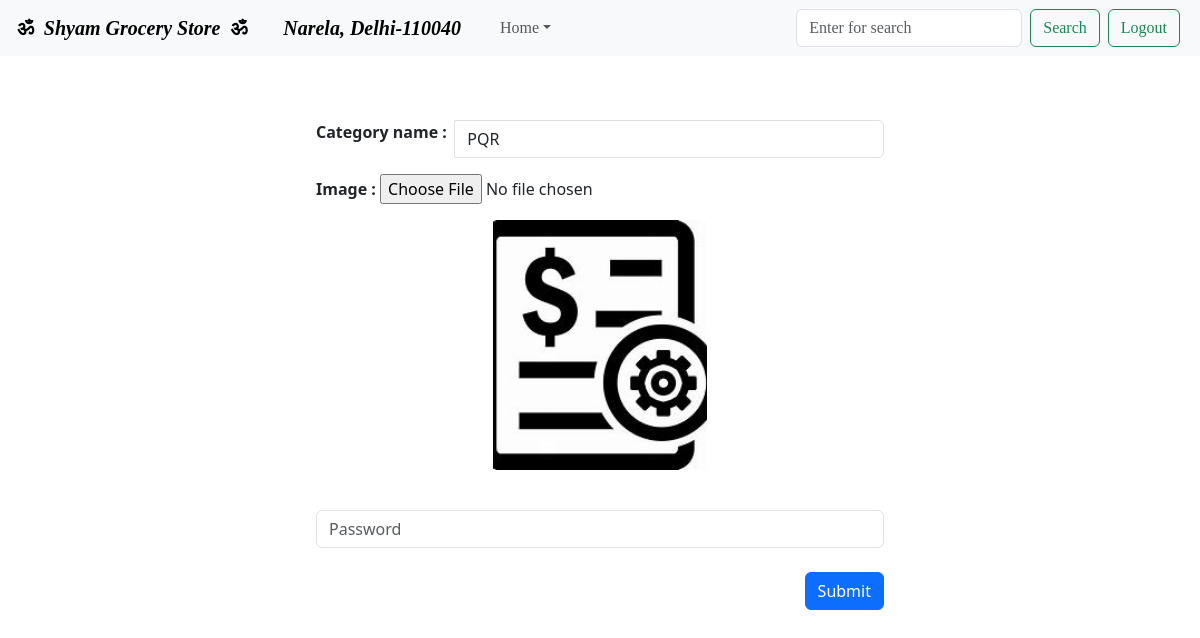
The page /admin_category_edit/24 (signed in) on the database as committed earlier.
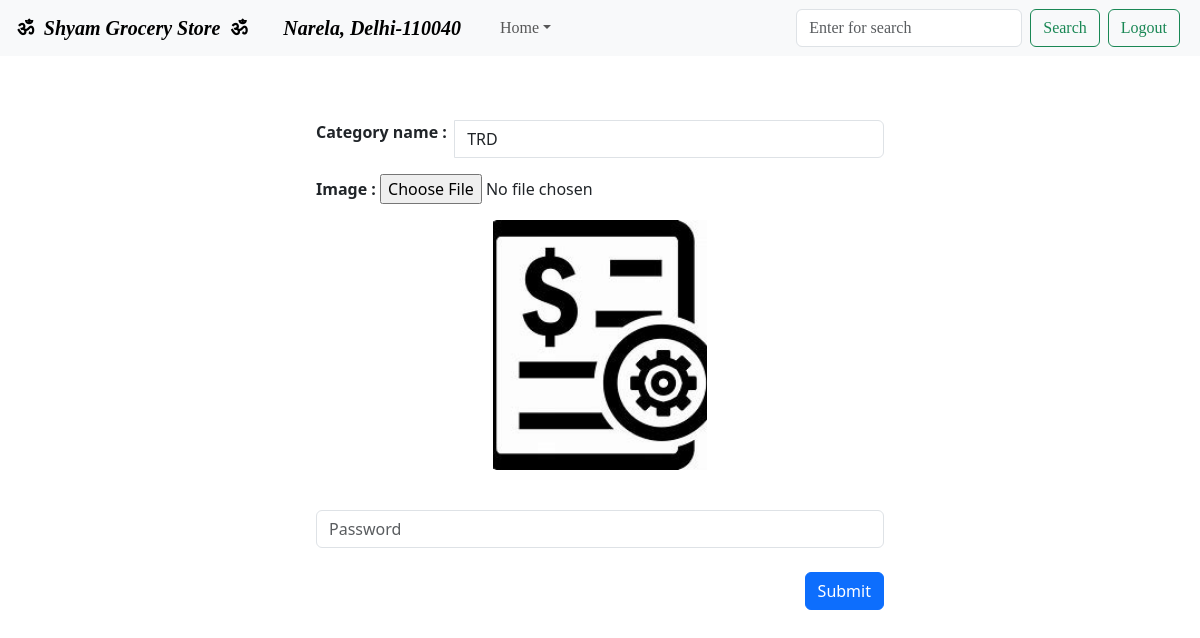
The same page on the database as committed later.
### model.py (models this page shows)
class Category(db.Model):
    __tablename__="category"
    id = db.Column('id', db.Integer, primary_key = True)
    name = db.Column(db.String(50))
    image = db.Column(db.String(50))

### admin.py (the view)
@app.route("/admin_category_edit/<int:id>")
def admin_category_edit(id):
    if "admin_id" in session:
        category = Category.query.filter_by(id=id)
        check = [i for i in category]
        return render_template("admin_category_edit.html", category_info=check[0])
    else:
        return redirect("/admin_sign-in")

### templates/admin_category_edit.html
{% extends "base.html" %}
    {% block main %}
    <div class="container mt-5 w-50 p-3">
        <form enctype="multipart/form-data" action="/admin_category_update/{{category_info.id}}" method="POST">
            <div class="input-group mb-3">
                <b>Category name : &nbsp;</b>
                <input type="text" class="form-control" name="category_name" value="{{category_info.name}}" placeholder="Category name" aria-label="category_name" aria-describedby="basic-addon1">
            </div>
            <dl>
                <b>Image : </b>
                <input type="file" name="file" autocomplete="off">
            </dl>
            <center><img src="{{category_info.image}}" height="250px"></center>
            <br>
            <div class="input-group mb-3 mt-3">
                <input type="password" class="form-control" name="password" placeholder="Password" aria-label="password" aria-describedby="basic-addon1">
            </div>
            <button type="submit" class="btn btn-primary mt-2" style="float:right;">Submit</button>
        </form>
    </div>
    {% endblock %}

### templates/base.html (shortened to what this page needs)
<!doctype html>
<html lang="en">
  <head>
    <link href="https://cdn.jsdelivr.net/npm/bootstrap@5.3.0/dist/css/bootstrap.min.css" rel="stylesheet">
  </head>
  <body>
    <nav class="navbar navbar-expand-lg bg-body-tertiary">
        <div class="container-fluid" style="font-family:Algerian;">
          <a class="navbar-brand"><b>&nbsp;&#x0950;&nbsp;&nbsp;<i>Shyam Grocery Store</i>&nbsp;&nbsp;&#x0950;&nbsp;</b></a>
          <a class="navbar-brand"><b>&nbsp;&nbsp;&nbsp;<i>Narela, Delhi-110040</i>&nbsp;&nbsp;&nbsp;</b></a>
          <div class="collapse navbar-collapse" id="navbarSupportedContent">
            <ul class="navbar-nav me-auto mb-2 mb-lg-0">
              <li class="nav-item dropdown">
                <a class="nav-link dropdown-toggle" role="button" data-bs-toggle="dropdown" aria-expanded="false">Home</a>
              </li>
            </ul>
            <form class="d-flex" role="search">
              <input class="form-control me-2" type="search" placeholder="Enter for search" aria-label="Search">
              <button class="btn btn-outline-success" type="submit">Search</button>
            </form>
            <form class="d-flex mx-2" role="search" action="/admin_logout" method="POST">
              <button class="btn btn-outline-success" type="submit">Logout</button>
            </form>
          </div>
        </div>
      </nav>
      {% block main %}
      {%  endblock %}
  </body>
</html>

Rows that differ between the two databases and show on the page:
changed Category: category_name "PQR" → "TRD"
